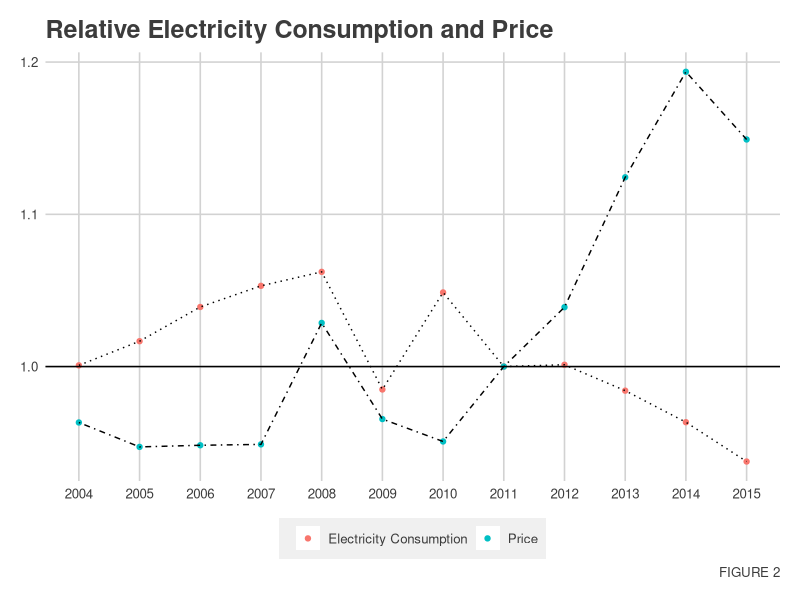

Reproduce this figure in R.
#### Preamble ####
# Purpose: Generates Figure 1.
# Date: 14 February 2024
# License: MIT

library(tidyverse)
library(ggthemes)

data <- read_csv("data/analysis_data/consumption.csv")
data

data <- data |>
  select(year, total_energy, price) |>
  group_by(year) |>
  summarise(total_energy = mean(total_energy), price = mean(price))
mean_price_2011 <- 16.92426	
mean_consumption_2011 <- 7163859

data <- data |>
  mutate(
    relative_consumption = total_energy/mean_consumption_2011,
    relative_price = price/mean_price_2011
  )
data |>
  select(year, relative_consumption, relative_price)

plot <- data |>
  ggplot(
    mapping = aes(x = year)
  ) +
  theme_fivethirtyeight() +
  theme(
    plot.background = element_rect(fill = "white"),
    panel.grid = element_line(color = "black"),
    panel.background = element_rect(fill = "white")
  ) +
  scale_x_continuous(breaks = data$year) +
  geom_point(aes(y = relative_consumption, color = "Electricity Consumption")) +
  geom_path(aes(y = relative_consumption), linetype = "dotted") +
  geom_point(aes(y = relative_price, color = "Price")) +
  geom_path(aes(y = relative_price), linetype="dotdash") +
  geom_hline(yintercept = 1)  +
  ggtitle("Relative Electricity Consumption and Price") +
  labs(caption = "FIGURE 2", color = "")

ggsave("other/figures/figure2.png", plot)
